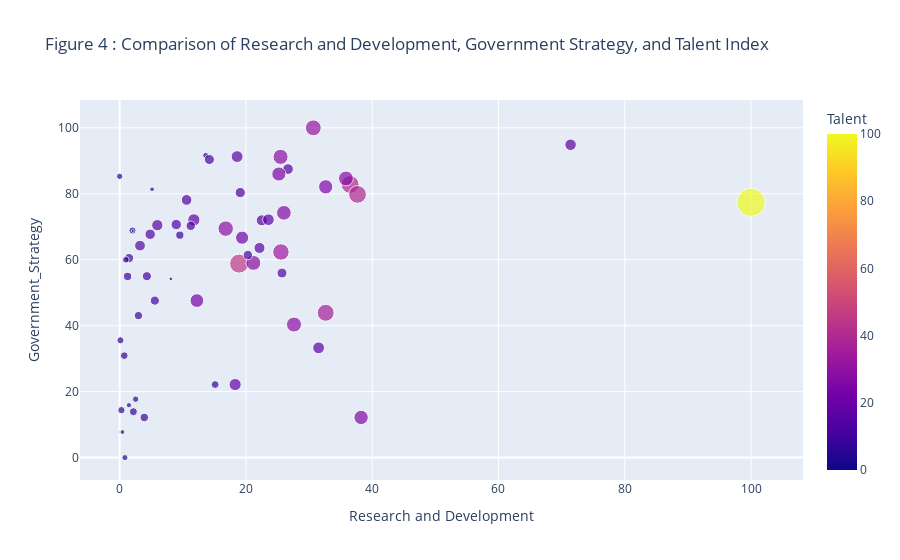

The notebook cell saved with this chart:
### Markdown cell above
### Comparing the effect of R&D and Government Strategy on the Talent Index
From Figure 5 we can tell there is a linear relation between Government Strategy and R&D and we furthur explore the affects of this relation in figure 4 with Talent index. a general trend is observed with Higher the Government Strategy and R&D score, bigger the Talent Index dot (value). However, the relation between Government Strategy and R&D is not very strong given the variability of the plot in Figure 5 and the low gradient of the line, thus we can conclude that Government Strategy does affect Talent index but is definelty not the most influential factors as the  circles in Figure 4 are observed to be bigger as the R&D value increases for the same Government Strategy value. Overall they both affect Talent index but R&D affects it more than Government Strategy

### Code cell
import plotly.express as px


#the size factor changes the size of the dots according to their Talent index value, so larger the dot, more effective the Govt Strategy and R&D
fig = px.scatter(talent, x='Research', y='Government_Strategy', size='Talent', color='Talent',                        
                labels={'Research': 'Research and Development', 'Government Strategy': 'Government Strategy'},
                 title='Figure 4 : Comparison of Research and Development, Government Strategy, and Talent Index')

p = sns.lmplot(data=talent, y="Research", x="Government_Strategy", height=4, line_kws={'color': 'purple'})

# Adding a title
p = (p.set_axis_labels("Government Strategy", "Research")
      .set(title="Figure 5: Relation between Government Strategy and Research"))



fig.show()
plt.show()

### Figure 1 — Plotly figure (JSON) as saved in the notebook; plotly's stock layout.template omitted (floating-point values rounded to 4 significant figures)
{"data": [{"hovertemplate": "Research and Development=%{x}<br>Government_Strategy=%{y}<br>Talent=%{marker.color}<extra></extra>", "legendgroup": "", "marker": {"color": [100, 16.51, 39.65, 31.28, 35.76, 39.38, 14.54, 33.83, 27.63, 28.32, 25.43, 29.93, 24.99, 27.07, 21.66, 15.18, 45.27, 25.63, 28.21, 17.56, 17.61, 16.97, 18.74, 12.34, 27.61, 4.49, 15.17, 14.21, 13.02, 23.3, 11.09, 12.46, 15.87, 2.65, 13.43, 11.11, 18.45, 14.3, 13.46, 7.62, 8.55, 10.34, 10.44, 1.72, 10.56, 8.4, 0, 8.49, 4.97, 7.28, 4.99, 6.34, 5.51, 8.94, 4.61, 3.36, 6.69, 6.27, 1.11, 0.75, 2.74, 8], "coloraxis": "coloraxis", "size": [100, 16.51, 39.65, 31.28, 35.76, 39.38, 14.54, 33.83, 27.63, 28.32, 25.43, 29.93, 24.99, 27.07, 21.66, 15.18, 45.27, 25.63, 28.21, 17.56, 17.61, 16.97, 18.74, 12.34, 27.61, 4.49, 15.17, 14.21, 13.02, 23.3, 11.09, 12.46, 15.87, 2.65, 13.43, 11.11, 18.45, 14.3, 13.46, 7.62, 8.55, 10.34, 10.44, 1.72, 10.56, 8.4, 0, 8.49, 4.97, 7.28, 4.99, 6.34, 5.51, 8.94, 4.61, 3.36, 6.69, 6.27, 1.11, 0.75, 2.74, 8], "sizemode": "area", "sizeref": 0.25, "symbol": "circle"}, "mode": "markers", "name": "", "orientation": "v", "showlegend": false, "type": "scatter", "x": [100, 71.42, 36.5, 30.67, 32.63, 37.67, 26.66, 25.54, 35.84, 25.48, 32.63, 16.79, 25.21, 26.01, 19.39, 22.51, 18.92, 38.24, 27.61, 31.51, 18.6, 23.56, 11.75, 25.71, 21.18, 13.63, 22.15, 10.6, 19.1, 12.23, 20.3, 14.21, 5.96, 5.13, 8.96, 11.26, 18.29, 3.22, 4.83, 15.12, 2.97, 4.31, 5.57, 8.11, 1.49, 1.25, 11.94, 9.53, 0, 0.73, 2.53, 2.03, 0.98, 3.9, 0.83, 1.46, 0.28, 0.12, 2.08, 0.07, 0.45, 2.17], "xaxis": "x", "y": [77.39, 94.87, 82.82, 100, 43.91, 79.82, 87.5, 62.35, 84.65, 91.2, 82.11, 69.44, 85.99, 74.23, 66.69, 71.96, 58.83, 12.18, 40.35, 33.29, 91.28, 72.14, 72.08, 55.97, 59.05, 91.63, 63.58, 78.14, 80.38, 47.62, 61.43, 90.4, 70.49, 81.38, 70.69, 70.29, 22.15, 64.28, 67.72, 22.15, 43.07, 55.01, 47.6, 54.21, 60.5, 54.94, 33.49, 67.45, 85.29, 30.92, 17.72, 68.86, 59.99, 12.18, 0, 15.9, 14.4, 35.57, 68.72, 7.75, 7.75, 13.92], "yaxis": "y"}], "layout": {"coloraxis": {"colorbar": {"title": {"text": "Talent"}}, "colorscale": [[0, "#0d0887"], [0.1111, "#46039f"], [0.2222, "#7201a8"], [0.3333, "#9c179e"], [0.4444, "#bd3786"], [0.5556, "#d8576b"], [0.6667, "#ed7953"], [0.7778, "#fb9f3a"], [0.8889, "#fdca26"], [1, "#f0f921"]]}, "legend": {"itemsizing": "constant", "tracegroupgap": 0}, "title": {"text": "Figure 4 : Comparison of Research and Development, Government Strategy, and Talent Index"}, "xaxis": {"anchor": "y", "domain": [0, 1], "title": {"text": "Research and Development"}}, "yaxis": {"anchor": "x", "domain": [0, 1], "title": {"text": "Government_Strategy"}}}}
